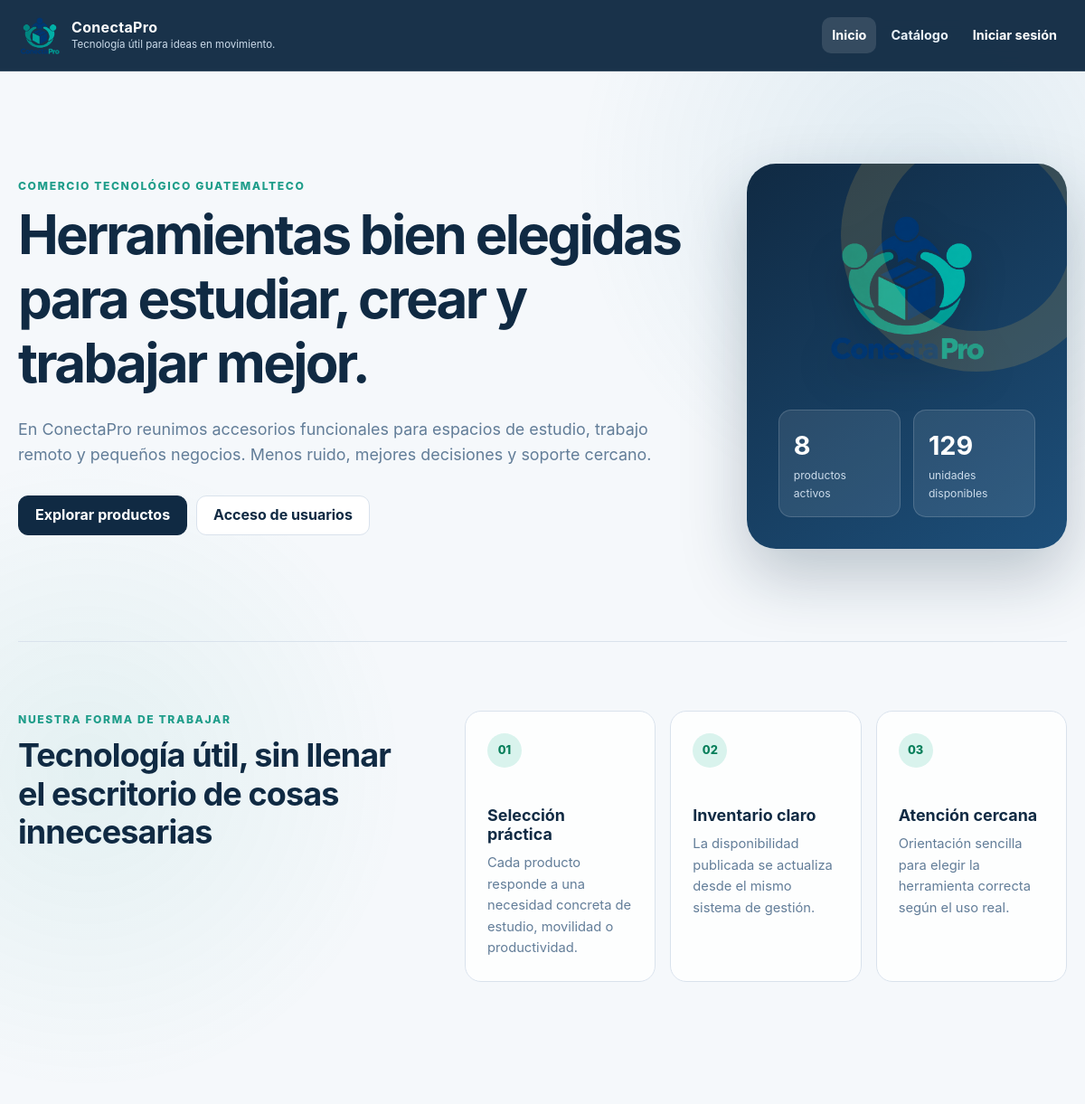
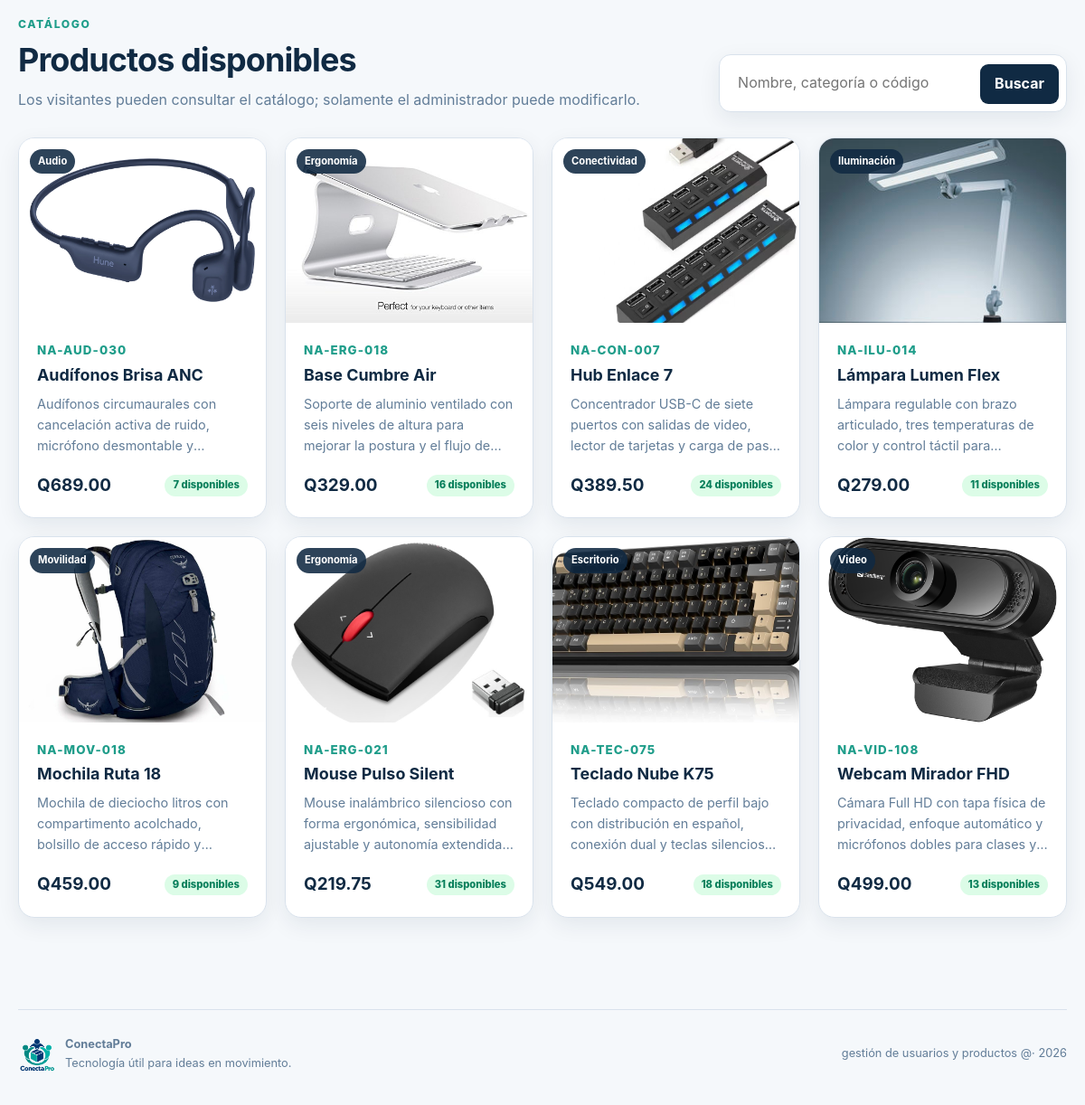
The page / on the database its author committed (2 pictures, top to bottom).
### tables this page shows
CREATE TABLE IF NOT EXISTS productos (
    id_producto INT UNSIGNED AUTO_INCREMENT PRIMARY KEY,
    codigo VARCHAR(20) NOT NULL,
    nombre VARCHAR(100) NOT NULL,
    categoria VARCHAR(60) NOT NULL,
    descripcion VARCHAR(600) NOT NULL,
    precio DECIMAL(10,2) UNSIGNED NOT NULL,
    cantidad INT UNSIGNED NOT NULL DEFAULT 0,
    imagen VARCHAR(500) NULL,

    estado ENUM(
        'Activo',
        'Inactivo'
    ) NOT NULL DEFAULT 'Activo',

    creado_por INT UNSIGNED NULL,
    actualizado_por INT UNSIGNED NULL,

    creado_en TIMESTAMP NOT NULL
        DEFAULT CURRENT_TIMESTAMP,

    actualizado_en TIMESTAMP NOT NULL
        DEFAULT CURRENT_TIMESTAMP
        ON UPDATE CURRENT_TIMESTAMP,

    CONSTRAINT uq_productos_codigo
        UNIQUE (codigo),

    INDEX idx_productos_estado_nombre (estado, nombre),
    INDEX idx_productos_categoria (categoria),

    CONSTRAINT chk_productos_precio
        CHECK (precio > 0),

    CONSTRAINT chk_productos_cantidad
        CHECK (cantidad >= 0),

    CONSTRAINT fk_productos_creado_por
        FOREIGN KEY (creado_por)
        REFERENCES usuarios (id_usuario)
        ON UPDATE CASCADE
        ON DELETE SET NULL,

    CONSTRAINT fk_productos_actualizado_por
        FOREIGN KEY (actualizado_por)
        REFERENCES usuarios (id_usuario)
        ON UPDATE CASCADE
        ON DELETE SET NULL
);

### funciones.php (called while the page is built, shortened)
<?php
function escapar(?string $valor): string
{
    return htmlspecialchars($valor ?? "", ENT_QUOTES | ENT_SUBSTITUTE, "UTF-8");
}
function ruta_imagen_producto(?string $imagen, string $prefijo = ""): string
{
    $imagen = $imagen ?: "assets/img/productos/sin-imagen.svg";
    return $prefijo . ltrim($imagen, "/");
}

### index.php (the view, shortened to what this page needs)
<?php
require_once __DIR__ . "/funciones.php";
require_once __DIR__ . "/conexion.php";
$busqueda = trim($_GET["buscar"] ?? "");
if ($busqueda !== "") {
    $termino = "%" . $busqueda . "%";
    $sql = "SELECT id_producto, codigo, nombre, categoria, descripcion, precio,
                   cantidad, imagen, estado
            FROM productos
            WHERE estado = 'Activo'
              AND (nombre LIKE ? OR categoria LIKE ? OR codigo LIKE ?)
            ORDER BY nombre";
    $consulta = $conexion->prepare($sql);
    $consulta->bind_param("sss", $termino, $termino, $termino);
    $consulta->execute();
    $productos = $consulta->get_result();
} else {
    $productos = $conexion->query(
        "SELECT id_producto, codigo, nombre, categoria, descripcion, precio,
                cantidad, imagen, estado
         FROM productos
         WHERE estado = 'Activo'
         ORDER BY nombre"
    );
}
$resumen = $conexion->query(
    "SELECT COUNT(*) AS total_productos,
            COALESCE(SUM(cantidad), 0) AS total_unidades
     FROM productos
     WHERE estado = 'Activo'"
)->fetch_assoc();
require __DIR__ . "/includes/encabezado.php";
?>
<main id="contenido">
    <section class="hero">
        <div class="hero-contenido">
            <span class="etiqueta-superior">Comercio tecnológico guatemalteco</span>
            <h1>Herramientas bien elegidas para estudiar, crear y trabajar mejor.</h1>
            <p>
                En ConectaPro reunimos accesorios funcionales para espacios de estudio,
                trabajo remoto y pequeños negocios. Menos ruido, mejores decisiones y soporte cercano.
            </p>
            <div class="grupo-botones">
                <a class="boton" href="#productos">Explorar productos</a>
                <?php if (isset($_SESSION["id_usuario"])) { ?>
                    <a class="boton boton-secundario" href="panel.php">Ir a mi panel</a>
                <?php } else { ?>
                    <a class="boton boton-secundario" href="login.php">Acceso de usuarios</a>
                <?php } ?>
            </div>
        </div>
        <div class="hero-visual" aria-label="Resumen del catálogo">
            <img src="assets/img/logo.png" alt="Logotipo de ConectaPro">
            <div class="dato-hero">
                <strong><?php echo (int) $resumen["total_productos"]; ?></strong>
                <span>productos activos</span>
            </div>
            <div class="dato-hero">
                <strong><?php echo (int) $resumen["total_unidades"]; ?></strong>
                <span>unidades disponibles</span>
            </div>
        </div>
    </section>
    <section class="seccion empresa" id="empresa">
        <div>
            <span class="etiqueta-superior">Nuestra forma de trabajar</span>
            <h2>Tecnología útil, sin llenar el escritorio de cosas innecesarias</h2>
        </div>
        <div class="valores-grid">
            <article>
                <span>01</span>
                <h3>Selección práctica</h3>
                <p>Cada producto responde a una necesidad concreta de estudio, movilidad o productividad.</p>
            </article>
            <article>
                <span>02</span>
                <h3>Inventario claro</h3>
                <p>La disponibilidad publicada se actualiza desde el mismo sistema de gestión.</p>
            </article>
            <article>
                <span>03</span>
                <h3>Atención cercana</h3>
                <p>Orientación sencilla para elegir la herramienta correcta según el uso real.</p>
            </article>
        </div>
    </section>
    <section class="seccion" id="productos">
        <div class="cabecera-seccion">
            <div>
                <span class="etiqueta-superior">Catálogo</span>
                <h2>Productos disponibles</h2>
                <p>Los visitantes pueden consultar el catálogo; solamente el administrador puede modificarlo.</p>
            </div>
            <form class="formulario-busqueda" method="GET" action="index.php#productos">
                <input id="buscar" type="search" name="buscar" value="<?php echo escapar($busqueda); ?>" placeholder="Nombre, categoría o código">
                <button type="submit">Buscar</button>
            </form>
        </div>
        <?php if ($productos->num_rows > 0) { ?>
            <div class="productos-grid">
                <?php while ($producto = $productos->fetch_assoc()) { ?>
                    <article class="tarjeta-producto">
                        <div class="producto-imagen">
                            <img src="<?php echo escapar(ruta_imagen_producto($producto["imagen"])); ?>"
                            alt="<?php echo escapar($producto["nombre"]); ?>"
                            loading="lazy">
                            <span class="insignia-categoria"><?php echo escapar($producto["categoria"]); ?></span>
                        </div>
                        <div class="producto-contenido">
                            <small><?php echo escapar($producto["codigo"]); ?></small>
                            <h3><?php echo escapar($producto["nombre"]); ?></h3>
                            <p><?php echo escapar($producto["descripcion"]); ?></p>
                            <div class="producto-pie">
                                <strong>Q<?php echo number_format((float) $producto["precio"], 2); ?></strong>
                                <?php if ((int) $producto["cantidad"] > 0) { ?>
                                    <span class="estado estado-activo"><?php echo (int) $producto["cantidad"]; ?> disponibles</span>
                                <?php } else { ?>
                                    <span class="estado estado-inactivo">Agotado</span>
                                <?php } ?>
                            </div>
                        </div>
                    </article>
                <?php } ?>
            </div>
        <?php } ?>
    </section>
</main>
<?php
require __DIR__ . "/includes/pie.php";
?>

### rows shown on the page
productos: imagen (picture), categoria "Audio", codigo "NA-AUD-030", nombre "Audífonos Brisa ANC", descripcion "Audífonos circumaurales con cancelación activa de ruido, micrófono desmontable…", precio "689.00", cantidad "7"
productos: imagen (picture), categoria "Ergonomía", codigo "NA-ERG-018", nombre "Base Cumbre Air", descripcion "Soporte de aluminio ventilado con seis niveles de altura para mejorar la postura y el flujo…", precio "329.00", cantidad "16"
productos: imagen (picture), categoria "Conectividad", codigo "NA-CON-007", nombre "Hub Enlace 7", descripcion "Concentrador USB-C de siete puertos con salidas de video, lector de tarjetas y carga de…", precio "389.50", cantidad "24"
productos: imagen (picture), categoria "Iluminación", codigo "NA-ILU-014", nombre "Lámpara Lumen Flex", descripcion "Lámpara regulable con brazo articulado, tres temperaturas de color y control táctil…", precio "279.00", cantidad "11"
productos: imagen (picture), categoria "Movilidad", codigo "NA-MOV-018", nombre "Mochila Ruta 18", descripcion "Mochila de dieciocho litros con compartimento acolchado, bolsillo de acceso rápido…", precio "459.00", cantidad "9"
productos: imagen (picture), categoria "Ergonomía", codigo "NA-ERG-021", nombre "Mouse Pulso Silent", descripcion "Mouse inalámbrico silencioso con forma ergonómica, sensibilidad ajustable y autonomía…", precio "219.75", cantidad "31"
productos: imagen (picture), categoria "Escritorio", codigo "NA-TEC-075", nombre "Teclado Nube K75", descripcion "Teclado compacto de perfil bajo con distribución en español, conexión dual y teclas…", precio "549.00", cantidad "18"
productos: imagen (picture), categoria "Video", codigo "NA-VID-108", nombre "Webcam Mirador FHD", descripcion "Cámara Full HD con tapa física de privacidad, enfoque automático y micrófonos dobles para clases…", precio "499.00", cantidad "13"

### other values the page prints
escapar(APP_NOMBRE) "ConectaPro"
escapar(APP_ESLOGAN) "Tecnología útil para ideas en movimiento."
$resumen["total_productos"] "8"
$resumen["total_unidades"] "129"
